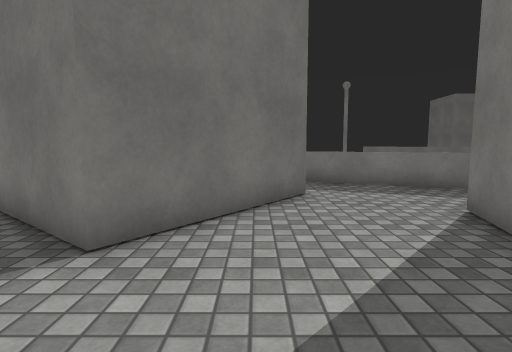
[1] (above)

23 first-person views from a walk through a Unity game level. The camera is 1.2 m above the floor, tilts 6° down and sees 80° across. The floor is counted in squares, 1 m on a side. Each view is taken from the middle of a square. On the plan, view 1 faces up. The plan holds only what a view shows up to about 13 squares ahead; the rest is blank. The place goes on beyond the plan. Surface patterns are stand-ins for the level's own textures.

[2]
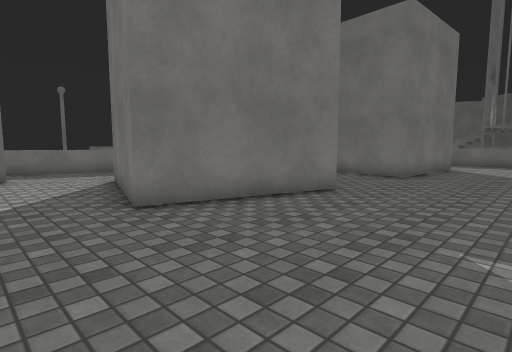

[3]
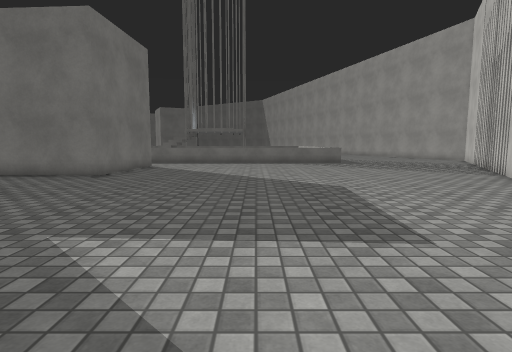

[4]
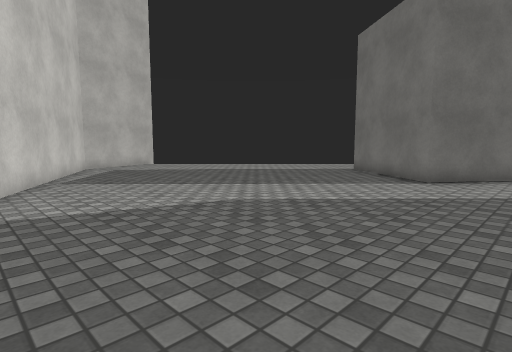

[5]
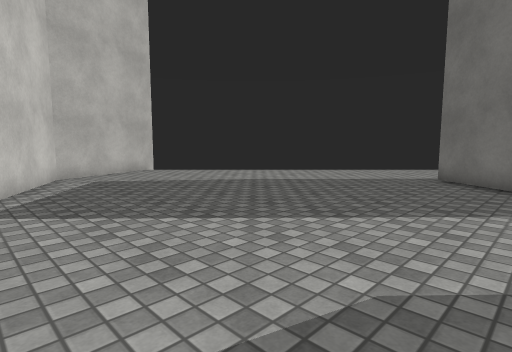

[6]
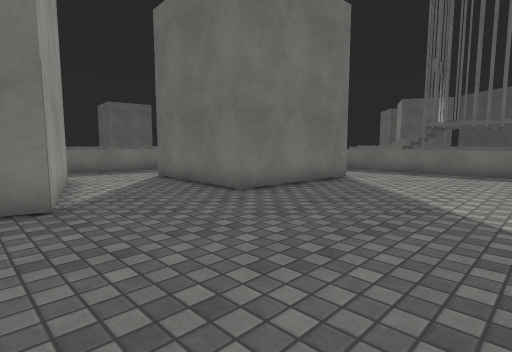

[7]
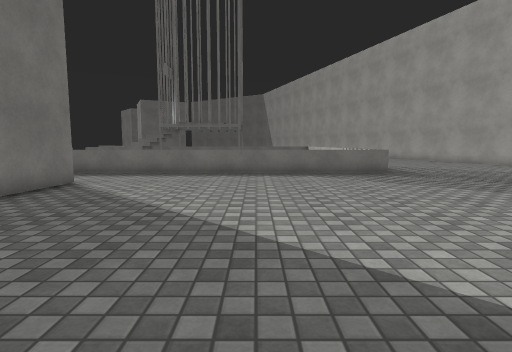

[8]
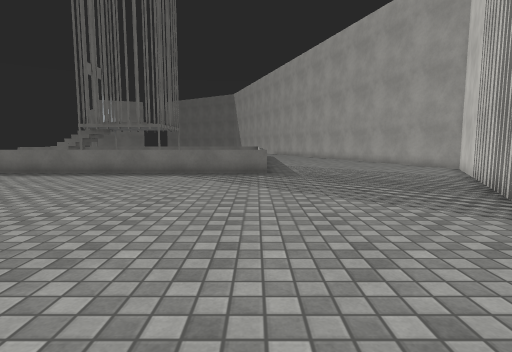

[9]
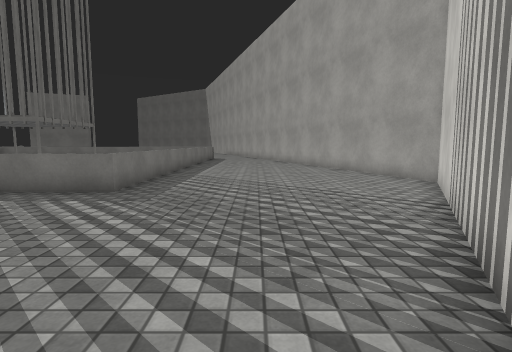

[10]
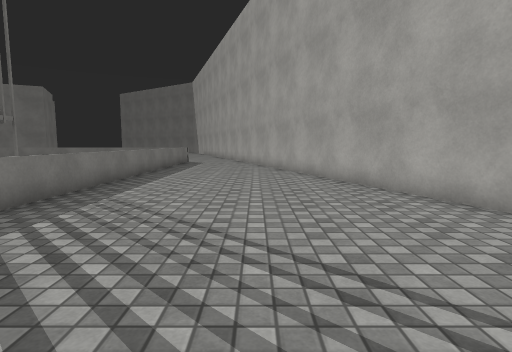

[11]
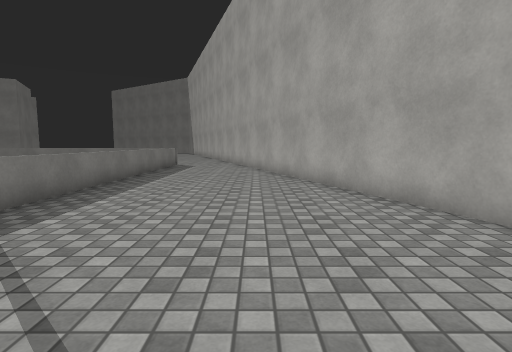

[12]
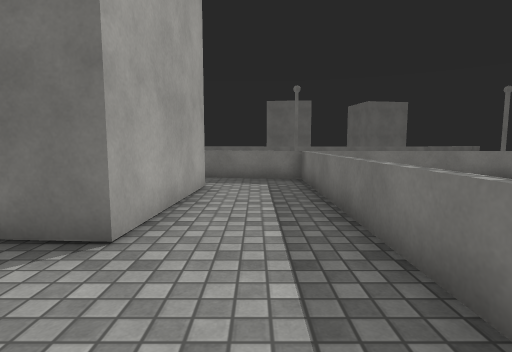

[13]
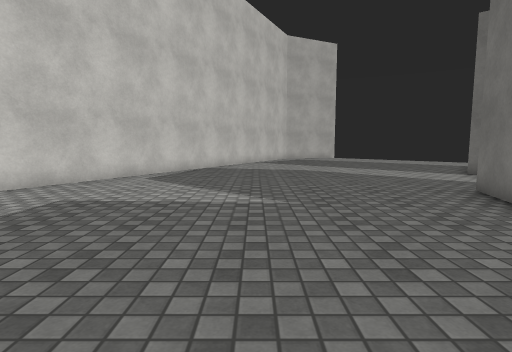

[14]
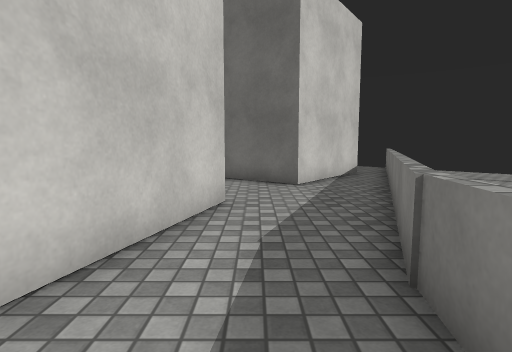

[15]
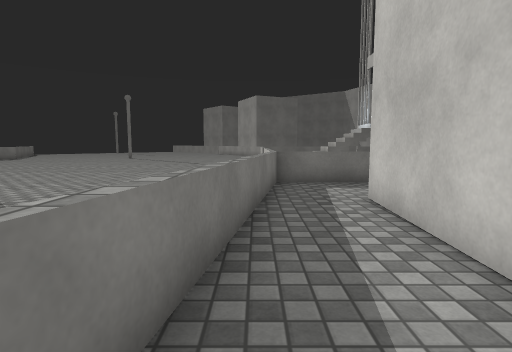

[16]
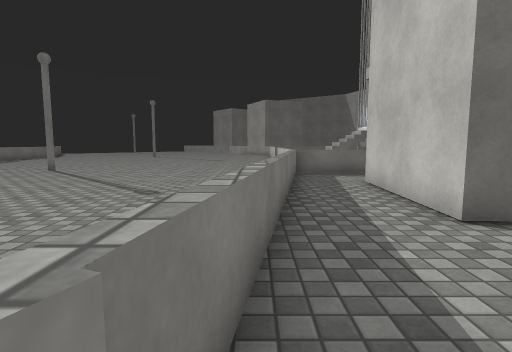

[17]
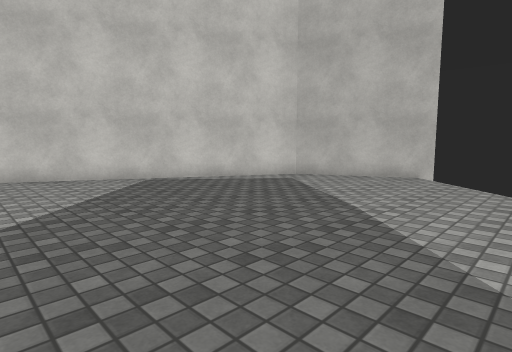

[18]
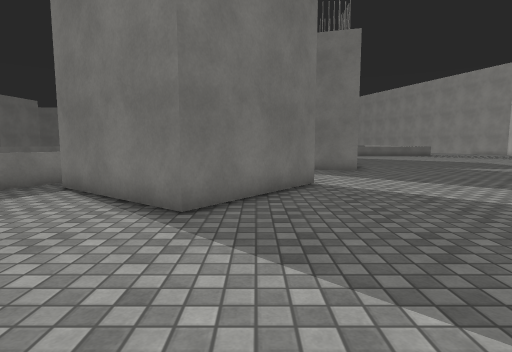

[19]
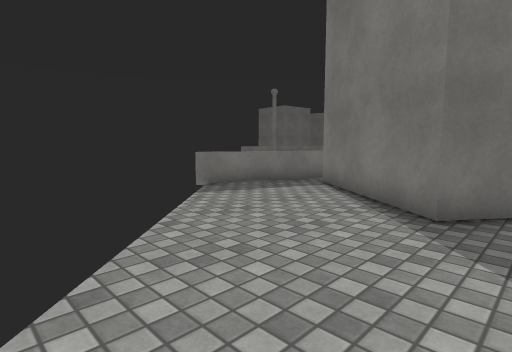

[20]
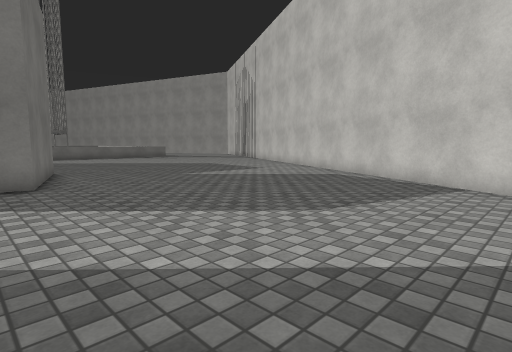

[21]
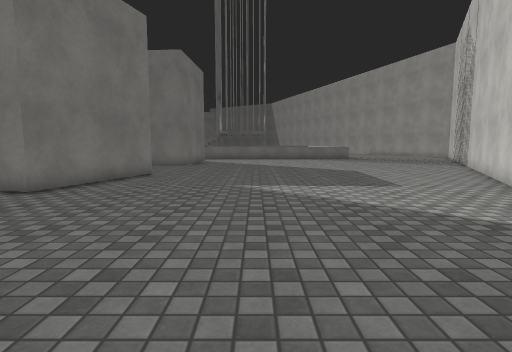

[22]
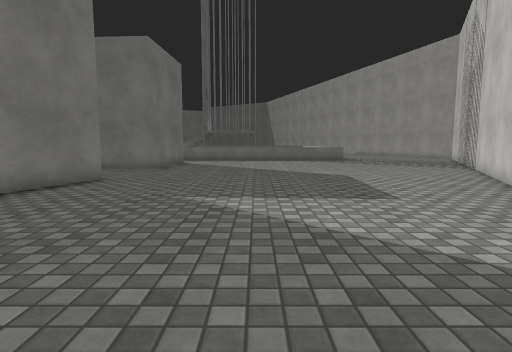

[23]
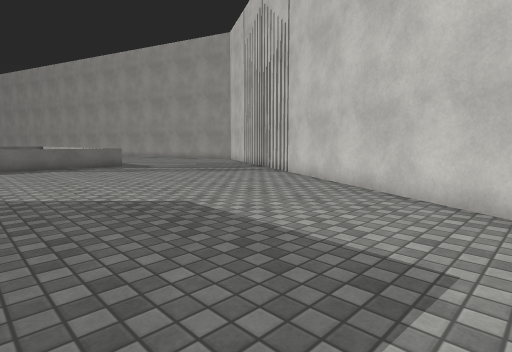

### Floor plan
Points are (right, up) in squares from view 1. A wall is a line through its corners. A room is listed if a view was taken in it or the views show most of it. See-through windows are left out.
Room 1 (views 1, 2, 3, 4, 5, 6, 7, 8, 9, 10, 11, 12, 13, 14, 15, 16, 17, 18, 19, 20, 21, 22, 23)
walls: (11.3, -1.1) (11.6, 3.8) (16.6, 3.6) (16.3, -1.4) (11.3, -1.1); (8.6, 4) (7.2, -0.9) (2.4, 0.6) (3.8, 5.4) (8, 4.1); (-1.8, 3.2) (-5.8, 6.3) (-2.8, 10.3) (1.2, 7.2) (-1.8, 3.2); (-16.9, 2) (-14.8, -2.5) (21.5, -21.7) (33.1, -17.6)
low walls: (7.6, 7.3) (-5.3, 12.5); (33, -12.4) (19.6, -12.4) (19.6, 5.4) (7.5, 7.3)

Positions as (right, up) in squares from view 1, and headings:
1: (0, 0), facing up
2: (0, -5), facing up-right
3: (0, -7), facing right
4: (1, -7), facing up-left
5: (-3, -5), facing up-left
6: (6, -7), facing up-right
7: (7, -7), facing right
8: (7, -12), facing right
9: (12, -16), facing right
10: (17, -17), facing right
11: (20, -17), facing right
12: (18, -5), facing up
13: (10, -5), facing left
14: (10, 6), facing left
15: (10, 6), facing right
16: (7, 7), facing right
17: (-5, 5), facing down-left
18: (-11, 5), facing right
19: (-11, 5), facing up-right
20: (-7, 2), facing down-right
21: (-5, -5), facing right
22: (-3, -6), facing right
23: (3, -6), facing down-right
